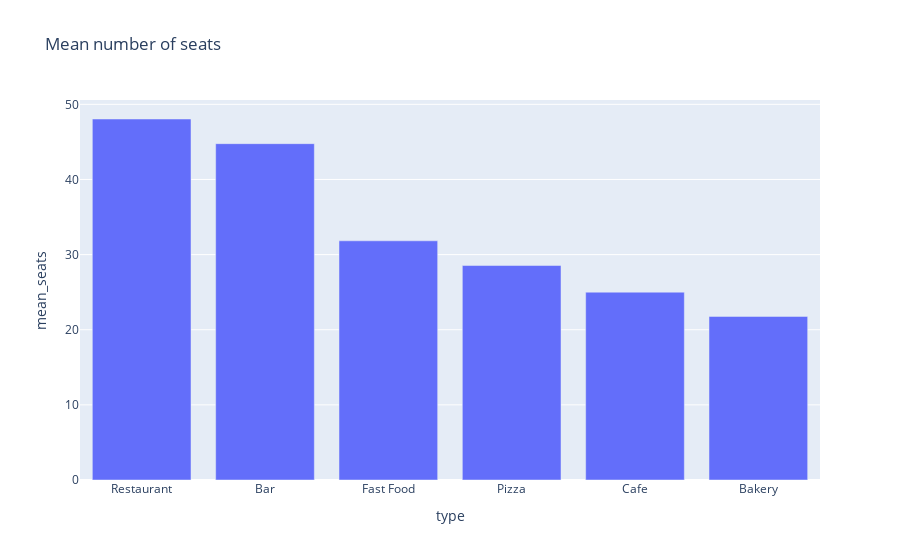

Notebook code cell kept with this figure:
### Code cell
# Plot the results
fig = px.bar(mean_seats,
            x='type',
            y='mean_seats',
            title='Mean number of seats')
fig.show()

### Figure 1 — Plotly figure (JSON) as saved in the notebook; plotly's stock layout.template omitted (floating-point values rounded to 4 significant figures)
{"data": [{"alignmentgroup": "True", "hovertemplate": "type=%{x}<br>mean_seats=%{y}<extra></extra>", "legendgroup": "", "marker": {"color": "#636efa", "pattern": {"shape": ""}}, "name": "", "offsetgroup": "", "orientation": "v", "showlegend": false, "textposition": "auto", "type": "bar", "x": ["Restaurant", "Bar", "Fast Food", "Pizza", "Cafe", "Bakery"], "xaxis": "x", "y": [48.05, 44.77, 31.84, 28.55, 25, 21.77], "yaxis": "y"}], "layout": {"barmode": "relative", "legend": {"tracegroupgap": 0}, "title": {"text": "Mean number of seats"}, "xaxis": {"anchor": "y", "domain": [0, 1], "title": {"text": "type"}}, "yaxis": {"anchor": "x", "domain": [0, 1], "title": {"text": "mean_seats"}}}}
